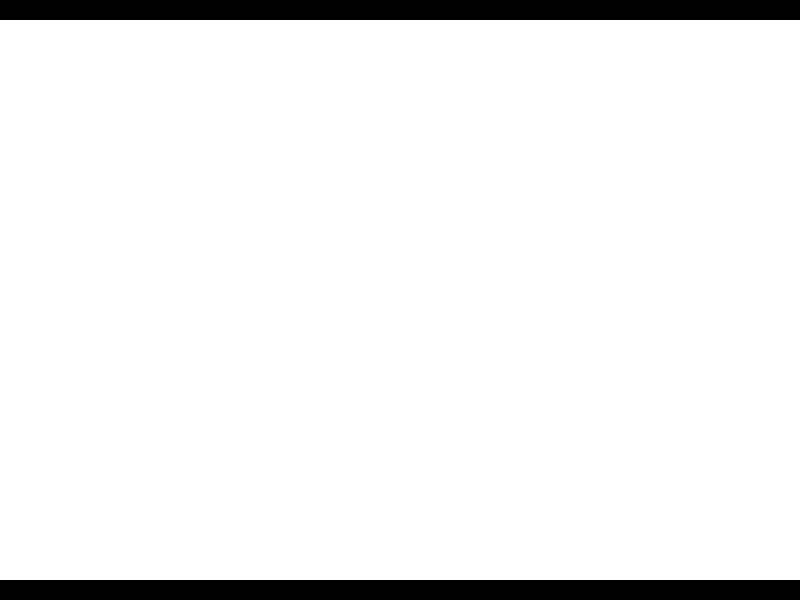

The image is a tile-based game level rendered from a .tmx file. Its description and source (layers, tilesets, objects; grid data summarised) follow:
An orthogonal 40x30 tile map with 20x20 px tiles, 1 tile layer (Tile Layer 1).

<map version="1.0" orientation="orthogonal" width="40" height="30" tilewidth="20" tileheight="20">
 <tileset firstgid="1" name="colours" tilewidth="20" tileheight="20">
  <image source="colours.png" width="100" height="40" />
 </tileset>
 <layer name="Tile Layer 1" width="40" height="30">
  <data>[1200 cells, 1200 non-empty, 2 distinct tile ids]</data>
 </layer>
</map>
